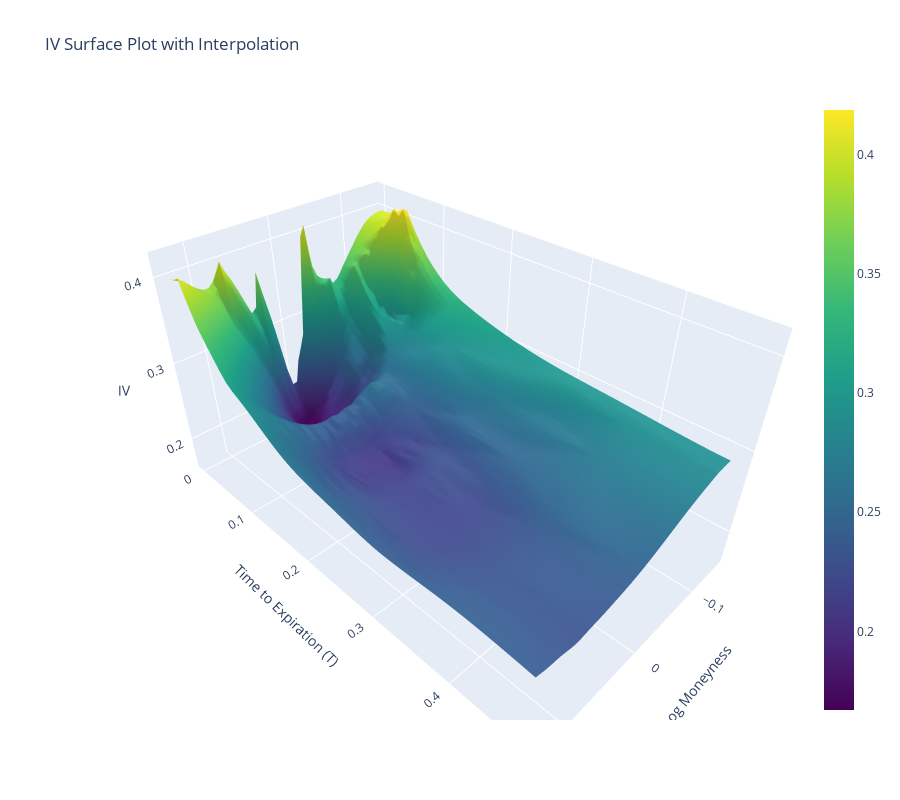

Here is the notebook cell this chart was saved with:
### Code cell
plot_greeks_surface(df_greeks, greek = 'iv')

### Figure 1 — Plotly figure (JSON) as saved in the notebook; plotly's stock layout.template omitted (floating-point values rounded to 4 significant figures; data arrays with more than 128 entries replaced by an {"elided": "..."} marker saying what was removed)
{"data": [{"colorscale": [[0, "#440154"], [0.1111, "#482878"], [0.2222, "#3e4989"], [0.3333, "#31688e"], [0.4444, "#26828e"], [0.5556, "#1f9e89"], [0.6667, "#35b779"], [0.7778, "#6ece58"], [0.8889, "#b5de2b"], [1, "#fde725"]], "connectgaps": true, "type": "surface", "x": {"elided": "50x50 float values"}, "y": {"elided": "50x50 float values"}, "z": {"elided": "50x50 float values"}}], "layout": {"height": 800, "scene": {"xaxis": {"title": {"text": "Log Moneyness"}}, "yaxis": {"title": {"text": "Time to Expiration (T)"}}, "zaxis": {"title": {"text": "IV"}}}, "title": {"text": "IV Surface Plot with Interpolation"}, "width": 900}}
